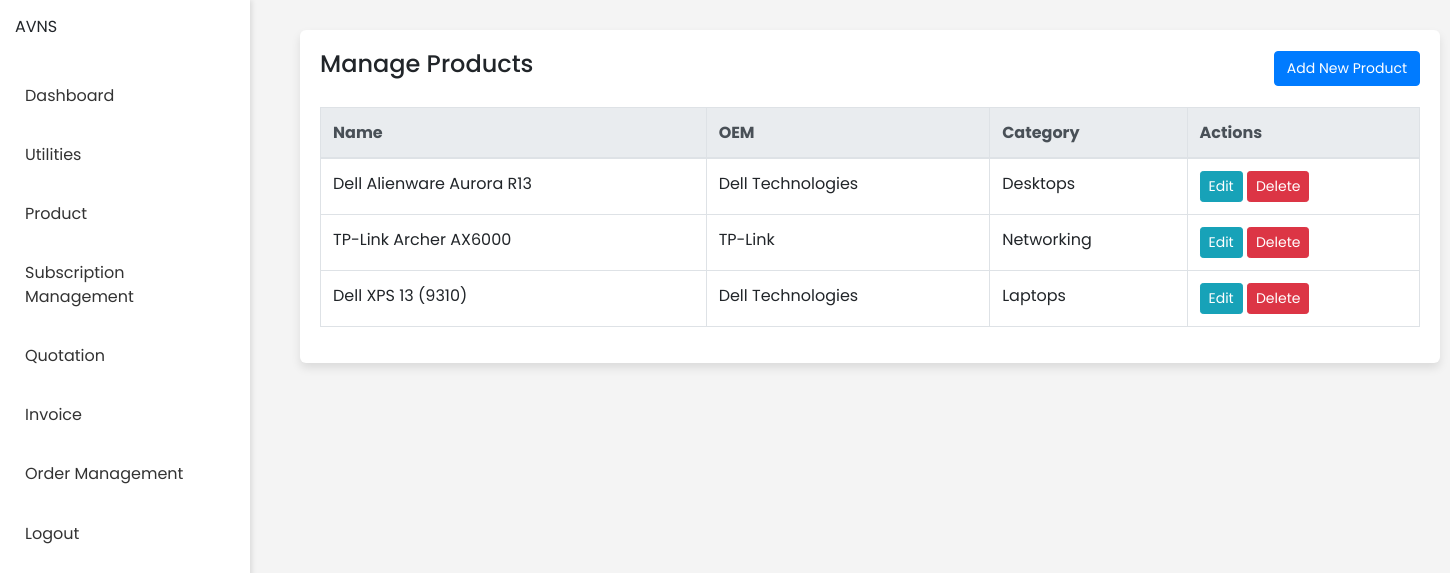
The app's page /Sub_Admin/manage_product.php, older data.
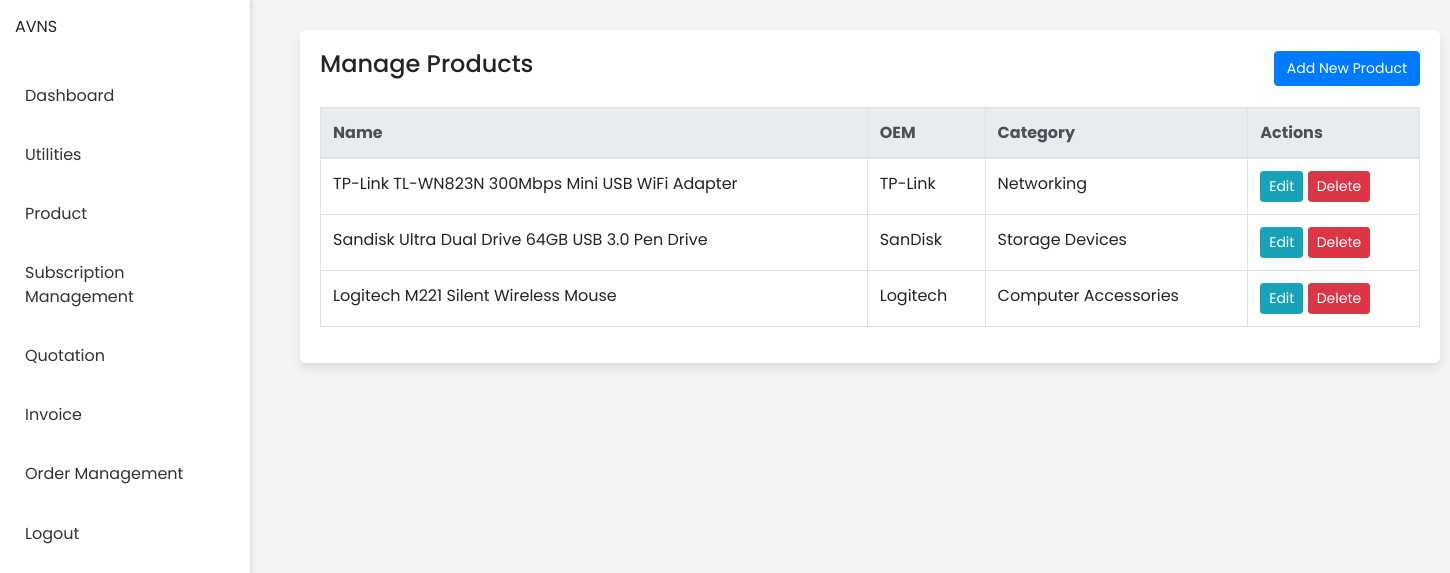
The same page, newer data.
### tables this page shows
CREATE TABLE `product` (
  `id` int(11) NOT NULL,
  `name` varchar(255) NOT NULL,
  `oemId` int(11) NOT NULL,
  `categoryId` int(11) NOT NULL,
  `subcategories` text NOT NULL,
  `partNo` varchar(50) NOT NULL,
  `model` varchar(50) NOT NULL,
  `hsnNo` varchar(50) NOT NULL,
  `images` text NOT NULL,
  `description` text NOT NULL,
  `datasheet` varchar(255) DEFAULT NULL,
  `createdAt` datetime DEFAULT current_timestamp(),
  `updatedAt` datetime DEFAULT NULL ON UPDATE current_timestamp(),
  `tax_rate_id` int(11) DEFAULT NULL
);

CREATE TABLE `oem` (
  `id` int(11) NOT NULL,
  `name` varchar(255) NOT NULL
);

CREATE TABLE `category` (
  `id` int(11) NOT NULL,
  `name` varchar(255) NOT NULL
);

### Sub_Admin/manage_product.php (the view, shortened to what this page needs)
<?php
include 'config.php';
include 'navbar.php';
$product_sql = "SELECT p.id, p.name, o.name AS oemName, c.name AS categoryName FROM Product p
                JOIN OEM o ON p.oemId = o.id
                JOIN Category c ON p.categoryId = c.id";
$product_result = $conn->query($product_sql);
?>
<!DOCTYPE html>
<html lang="en">
<head>
    <link rel="stylesheet" href="https://stackpath.bootstrapcdn.com/bootstrap/4.3.1/css/bootstrap.min.css">
    <link rel="stylesheet" href="styles.css">
</head>
<body>
<div class="container">
    <header class="d-flex justify-content-between align-items-center">
        <h4>Manage Products</h4>
        <a href="add_product.php" class="btn btn-primary">Add New Product</a>
    </header>
    <div class="table-responsive">
        <table class="table table-bordered">
            <thead class="thead-light">
                <tr>
                    <th>Name</th>
                    <th>OEM</th>
                    <th>Category</th>
                    <th>Actions</th>
                </tr>
            </thead>
            <tbody>
                <?php
                if (isset($product_result) && $product_result->num_rows > 0) {
                    while ($row = $product_result->fetch_assoc()) {
                        echo "<tr>";
                        echo "<td data-label='Name'>" . htmlspecialchars($row['name']) . "</td>";
                        echo "<td data-label='OEM'>" . htmlspecialchars($row['oemName']) . "</td>";
                        echo "<td data-label='Category'>" . htmlspecialchars($row['categoryName']) . "</td>";
                        echo "<td data-label='Actions'>
                                <a href='edit_product.php?id=" . htmlspecialchars($row['id']) . "' class='btn btn-sm btn-info'>Edit</a>
                                <a href='delete_product.php?id=" . htmlspecialchars($row['id']) . "' class='btn btn-sm btn-danger' onclick=\"return confirm('Are you sure you want to delete this product?');\">Delete</a>
                              </td>";
                        echo "</tr>";
                    }
                } else {
                    echo "<tr><td colspan='4' class='text-center'>No products found.</td></tr>";
                }
                ?>
            </tbody>
        </table>
    </div>
</div>
</body>
</html>

Row changes from the older to the newer data that the page shows:
removed product: name "Dell Alienware Aurora R13", oemId.name "Dell Technologies", categoryId.name "Desktops"
removed product: name "TP-Link Archer AX6000", oemId.name "TP-Link", categoryId.name "Networking"
removed product: name "Dell XPS 13 (9310)", oemId.name "Dell Technologies", categoryId.name "Laptops"
added product: name "TP-Link TL-WN823N 300Mbps Mini USB WiFi Adapter", oemId.name "TP-Link", categoryId.name "Networking"
added product: name "Sandisk Ultra Dual Drive 64GB USB 3.0 Pen Drive", oemId.name "SanDisk", categoryId.name "Storage Devices"
added product: name "Logitech M221 Silent Wireless Mouse", oemId.name "Logitech", categoryId.name "Computer Accessories"
